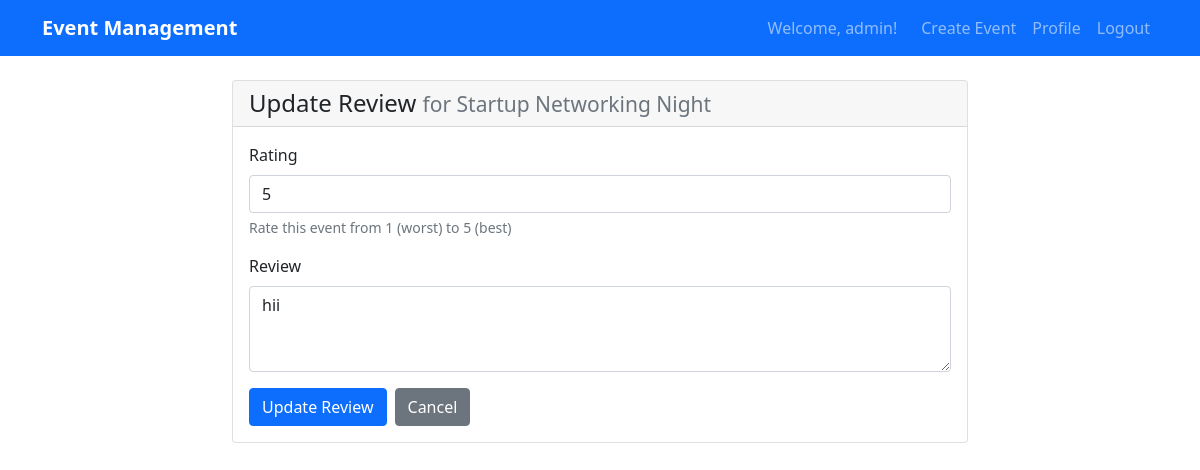
Page /events/27/review/ (signed in) on the committed database.
### events/models.py (models this page shows, shortened)
class Event(models.Model):
    title = models.CharField(max_length=255)
    description = models.TextField()
    organizer = models.ForeignKey(User, on_delete=models.CASCADE, related_name='organized_events')
    location = models.CharField(max_length=255)
    start_time = models.DateTimeField()
    end_time = models.DateTimeField()
    is_public = models.BooleanField(default=True)
    created_at = models.DateTimeField(auto_now_add=True)
    updated_at = models.DateTimeField(auto_now=True)

class Review(models.Model):
    event = models.ForeignKey(Event, on_delete=models.CASCADE, related_name='reviews')
    user = models.ForeignKey(User, on_delete=models.CASCADE)
    rating = models.IntegerField(validators=[MinValueValidator(1), MaxValueValidator(5)])
    comment = models.TextField()
    created_at = models.DateTimeField(auto_now_add=True)
    class Meta:
        unique_together = ['event', 'user']

### events/views.py (the view)
# urls.py: path('events/<int:event_id>/review/', submit_review, name='submit_review'),
@login_required
def submit_review(request, event_id):
    events = Event.objects.filter(
        Q(id=event_id) & (
            Q(is_public=True) |
            Q(organizer=request.user) |
            Q(rsvps__user=request.user)
        )
    ).distinct()
    if not events.exists():
        from django.http import Http404
        raise Http404("Event not found")
    event = events.first()
    try:
        review = Review.objects.get(event=event, user=request.user)
    except Review.DoesNotExist:
        review = None
    if request.method == 'POST':
        form = ReviewForm(request.POST, instance=review)
        if form.is_valid():
            review_obj = form.save(commit=False)
            review_obj.event = event
            review_obj.user = request.user
            review_obj.save()
            if review:
                messages.success(request, 'Review updated successfully!')
            else:
                messages.success(request, 'Review submitted successfully!')
            return redirect('event_detail', event_id=event.id)
    else:
        form = ReviewForm(instance=review)
    return render(request, 'events/review_form.html', {
        'form': form,
        'event': event,
        'review': review,
    })

### events/forms.py (shortened to what this page needs)
class ReviewForm(forms.ModelForm):
    class Meta:
        model = Review
        fields = ['rating', 'comment']
        widgets = {
            'rating': forms.NumberInput(attrs={'class': 'form-control', 'min': 1, 'max': 5}),
            'comment': forms.Textarea(attrs={'class': 'form-control', 'rows': 3, 'placeholder': 'Share your experience with this event...'}),
        }

### templates/events/review_form.html (shortened to what this page needs)
{% extends 'base.html' %}
{% block content %}
<div class="row justify-content-center">
    <div class="col-lg-8">
        <div class="card">
            <div class="card-header">
                <h4 class="mb-0">
                    {% if review %}Update Review{% else %}Submit Review{% endif %}
                    <small class="text-muted">for {{ event.title }}</small>
                </h4>
            </div>
            <div class="card-body">
                <form method="post">
                    <div class="mb-3">
                        <label for="{{ form.rating.id_for_label }}" class="form-label">Rating</label>
                        {{ form.rating }}
                        <div class="form-text">Rate this event from 1 (worst) to 5 (best)</div>
                    </div>
                    <div class="mb-3">
                        <label for="{{ form.comment.id_for_label }}" class="form-label">Review</label>
                        {{ form.comment }}
                    </div>
                    <div class="d-flex gap-2">
                        <button type="submit" class="btn btn-primary">
                            {% if review %}Update Review{% else %}Submit Review{% endif %}
                        </button>
                        <a href="{% url 'event_detail' event.id %}" class="btn btn-secondary">Cancel</a>
                    </div>
                </form>
            </div>
        </div>
    </div>
</div>
{% endblock %}

### templates/base.html (shortened to what this page needs)
<!DOCTYPE html>
<html lang="en">
<head>
    <link href="https://cdn.jsdelivr.net/npm/bootstrap@5.1.3/dist/css/bootstrap.min.css" rel="stylesheet">
    <link rel="stylesheet" href="https://cdn.jsdelivr.net/npm/bootstrap-icons@1.8.1/font/bootstrap-icons.css">
    <link href="https://cdnjs.cloudflare.com/ajax/libs/font-awesome/6.0.0/css/all.min.css" rel="stylesheet">
</head>
<body>
    <nav class="navbar navbar-expand-lg navbar-dark bg-primary">
        <div class="container">
            <a class="navbar-brand" href="{% url 'event_list' %}">Event Management</a>
            <div class="navbar-nav ms-auto">
                {% if user.is_authenticated %}
                    <span class="navbar-text me-3">Welcome, {{ user.username }}!</span>
                    <a class="nav-link" href="{% url 'create_event' %}">Create Event</a>
                    <a class="nav-link" href="{% url 'profile' %}">Profile</a>
                    <a class="nav-link" href="{% url 'logout' %}">Logout</a>
                {% else %}
                    <a class="nav-link" href="{% url 'login' %}">Login</a>
                    <a class="nav-link" href="{% url 'register' %}">Register</a>
                {% endif %}
            </div>
        </div>
    </nav>
    <main class="container mt-4">
        {% block content %}
        {% endblock %}
    </main>
</body>
</html>

### templates/base.html (style rules this page uses)
.navbar-brand { font-weight: bold; }

### rows in the picture
Event: title "Startup Networking Night"
Review: rating "5", comment "hii"

### other values in the picture
{{ user.username }} "admin"
